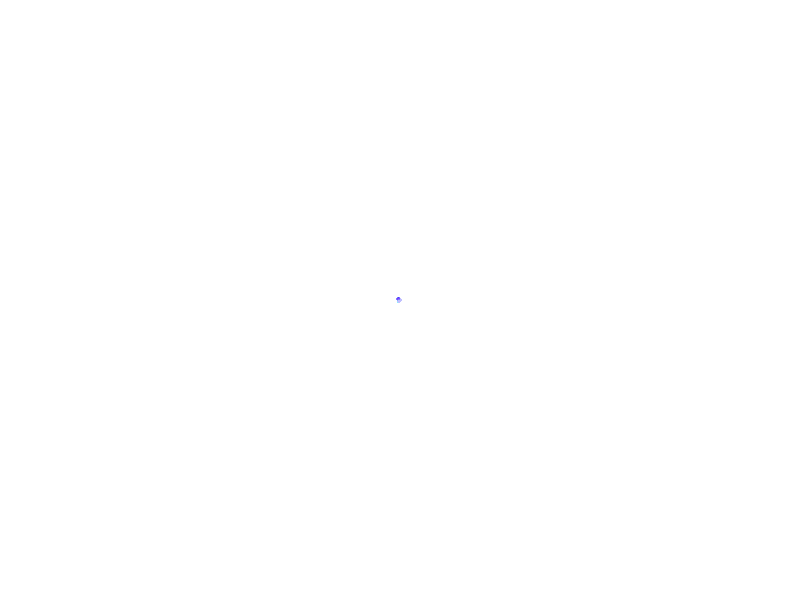
Frame 1 (no input)
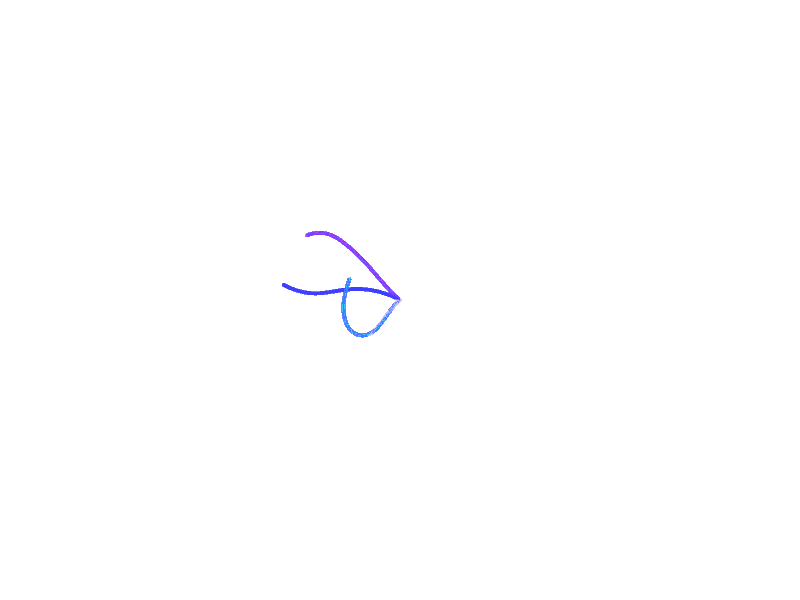
Frame 60 (the mouse pressed at the canvas centre just before this capture)
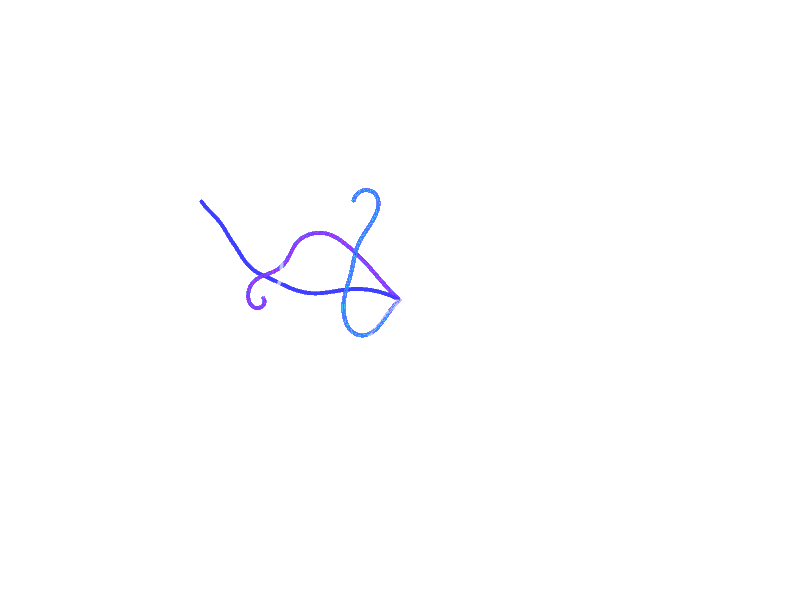
Frame 120 (the mouse held since frame 60 and released just before this capture)

The Processing sketch that drew these frames (run headless with seeded random() and noise(); from frame 60 on, the mouse is pressed at the canvas centre):

// Processing sketch: hair2
// ── hair2.pde
// Tweak of http://www.openprocessing.org/sketch/96117
//
// by Tim McNamara
//  -- http://timmcnamara.co.nz
//  -- @timClicks
//
// changes include
//  -- decreased colour palette
//  -- minimise impact of particle life span
//  -- fiddling with the colorSeperation variable parametes to the noise function
 
int elapsedFrames = 1;
int maxCol=10;
int stepsPerDraw=4;
float offsetX=random(100);
float offsetY=random(100);
float timeVariance = 1;
float colorSeparation = 1.2;
int maxLifeTime = 7;
int numberOfPoints = 1600;
  
ArrayList points = new ArrayList();
  
void setup() {
  smooth();
  size(800, 600);
  background(255);
  createPoints();
}
  
void draw() {
  for (int step=0;step<stepsPerDraw;step++)
  {
    for (int i = 0; i < points.size(); i++) {
      Point localPoint = (Point) points.get(i);
  
      if (localPoint.isDead == true) {
        points.remove(i);
      }
  
      localPoint.update();
      localPoint.draw();
    }
  }
  elapsedFrames++;
}
 
void keyPressed() {
  if (key == ' ') {
    offsetX=random(10);
    offsetY=random(10);
  
    for (int i = 0; i < points.size(); i++) {
      Point localPoint = (Point) points.get(i);
      localPoint.isDead = true;
    }
    noStroke();
    fill(0);
    rect(0, 0, width, height);
    createPoints();
  }
  if (key == 'r') {
    createPoints();
  }
}
  
void createPoints() {
  for (int i = 0; i < numberOfPoints; i++) {
    PVector pos = new PVector(width/2, height/2);
    PVector vel = new PVector(0, 0);
    Point punt = new Point(pos, vel, maxLifeTime*0.5+random(maxLifeTime*0.5), (int)random(maxCol));    
    points.add(punt);
  }
}
  
class Point { 
  PVector pos, vel, noiseVec;
  float noiseFloat, lifeTime, age;
  boolean isDead;
  int col;
  
  public Point(PVector _pos, PVector _vel, float _lifeTime, int _col) {
    pos = _pos;
    vel = _vel;
    col = _col;
    lifeTime = _lifeTime;
    age = 0;
    isDead = false;
    noiseVec = new PVector();
  }
  
  void update() {
    noiseFloat = noise(
        offsetX+pos.x * 0.0015,
        offsetY+pos.y * 0.0015,
        col*colorSeparation+cos(elapsedFrames*0.01)*timeVariance);
    noiseVec.x = cos(((noiseFloat -0.3) * TWO_PI) * 5);
    noiseVec.y = sin(((noiseFloat -0.3)* TWO_PI) * 5);
  
    vel.add(noiseVec);
    vel.div(3);
    pos.add(vel);
  
    if (1.0-(age/lifeTime) == 0) {
      isDead = true;
    }
  
    if (pos.x < 0 || pos.x > width || pos.y < 0 || pos.y > height) {
      isDead = true;
    }
  
    age++;
  }
  
  void draw() { 
    //fill(vel.x * 255, vel.y * 255, pos.x * 100 ,20);
    int r, g, b;
    switch(col)
    {
    case 0:
      r=140;
      g=0;
      b=220;
      break;
    case 1:
      r=0;
      g=140;
      b=220;
      break;
 
    case 2:
      r=0;
      g=0;
      b=255;
      break;
    default:
      r=255;
      g=255;
      b=255;
      break;
    }     
    float a = 2;//min(2, age);
    fill(r, g, b, a);
    noStroke();  
    ellipse(pos.x, pos.y, 4, 4);
  }
};
